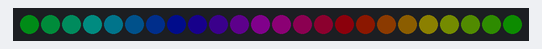
This program was run on a simulated Raspberry Pi Pico running CircuitPython. On the bench: 24 RGB LEDs in strip order, left to right. Dim RGB values are drawn brighter than linear; random numbers come from a fixed seed.

Above: at 0.45 s.
At 1.95 s:
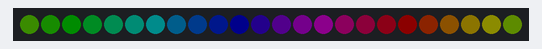
At 5.57 s:
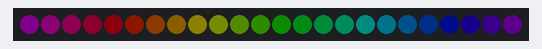
At 10.99 s:
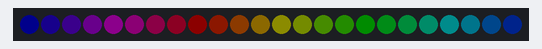
At 16.12 s:
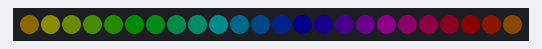
At 21.54 s:
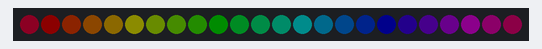

The program:

code.py
```python
import time
import random
import board
import adafruit_dotstar as dotstar
import adafruit_fancyled.adafruit_fancyled as fancy

def random_color():
    return random.randrange(0, 7) * 32

num_leds = 24
data_pin = board.GP19
clock_pin = board.GP18
dots = dotstar.DotStar(board.GP18, board.GP19, num_leds, brightness=1.0, auto_write=False)

offset = 0  # Positional offset into color palette to get it to 'spin'

while True:
    for i in range(num_leds):
        c = fancy.CRGB(fancy.CHSV(i/num_leds+offset,1.0,0.05))
        dots[i] = c.pack()
    dots.show()

    offset += 0.02  # Bigger number = faster spin
```
